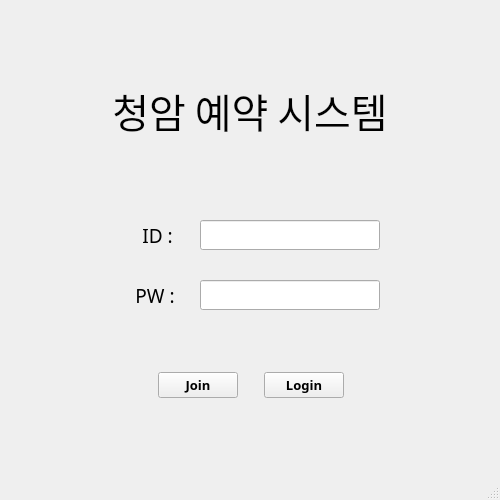
<?xml version="1.0" encoding="UTF-8"?>
<ui version="4.0">
 <class>MainWindow</class>
 <widget class="QMainWindow" name="MainWindow">
  <property name="geometry">
   <rect>
    <x>0</x>
    <y>0</y>
    <width>500</width>
    <height>500</height>
   </rect>
  </property>
  <property name="windowTitle">
   <string>MainWindow</string>
  </property>
  <widget class="QWidget" name="centralWidget">
   <widget class="QLabel" name="label">
    <property name="geometry">
     <rect>
      <x>0</x>
      <y>60</y>
      <width>500</width>
      <height>100</height>
     </rect>
    </property>
    <property name="sizePolicy">
     <sizepolicy hsizetype="Expanding" vsizetype="Expanding">
      <horstretch>0</horstretch>
      <verstretch>0</verstretch>
     </sizepolicy>
    </property>
    <property name="maximumSize">
     <size>
      <width>500</width>
      <height>500</height>
     </size>
    </property>
    <property name="font">
     <font>
      <family>HY견고딕</family>
      <pointsize>30</pointsize>
     </font>
    </property>
    <property name="text">
     <string>청암 예약 시스템</string>
    </property>
    <property name="alignment">
     <set>Qt::AlignCenter</set>
    </property>
   </widget>
   <widget class="QLabel" name="label_3">
    <property name="geometry">
     <rect>
      <x>110</x>
      <y>280</y>
      <width>90</width>
      <height>30</height>
     </rect>
    </property>
    <property name="font">
     <font>
      <family>HY견고딕</family>
      <pointsize>14</pointsize>
     </font>
    </property>
    <property name="text">
     <string>PW :</string>
    </property>
    <property name="alignment">
     <set>Qt::AlignCenter</set>
    </property>
   </widget>
   <widget class="QLineEdit" name="idEdit">
    <property name="enabled">
     <bool>true</bool>
    </property>
    <property name="geometry">
     <rect>
      <x>200</x>
      <y>220</y>
      <width>180</width>
      <height>30</height>
     </rect>
    </property>
    <property name="sizePolicy">
     <sizepolicy hsizetype="Fixed" vsizetype="Fixed">
      <horstretch>0</horstretch>
      <verstretch>0</verstretch>
     </sizepolicy>
    </property>
    <property name="echoMode">
     <enum>QLineEdit::Normal</enum>
    </property>
   </widget>
   <widget class="QLabel" name="label_4">
    <property name="geometry">
     <rect>
      <x>110</x>
      <y>220</y>
      <width>90</width>
      <height>30</height>
     </rect>
    </property>
    <property name="font">
     <font>
      <family>HY견고딕</family>
      <pointsize>14</pointsize>
     </font>
    </property>
    <property name="text">
     <string> ID :</string>
    </property>
    <property name="alignment">
     <set>Qt::AlignCenter</set>
    </property>
   </widget>
   <widget class="QLineEdit" name="pwEdit">
    <property name="enabled">
     <bool>true</bool>
    </property>
    <property name="geometry">
     <rect>
      <x>200</x>
      <y>280</y>
      <width>180</width>
      <height>30</height>
     </rect>
    </property>
    <property name="sizePolicy">
     <sizepolicy hsizetype="Fixed" vsizetype="Fixed">
      <horstretch>0</horstretch>
      <verstretch>0</verstretch>
     </sizepolicy>
    </property>
    <property name="echoMode">
     <enum>QLineEdit::Password</enum>
    </property>
   </widget>
   <widget class="QWidget" name="">
    <property name="geometry">
     <rect>
      <x>10</x>
      <y>350</y>
      <width>481</width>
      <height>71</height>
     </rect>
    </property>
    <layout class="QHBoxLayout" name="horizontalLayout_3">
     <item>
      <spacer name="horizontalSpacer_6">
       <property name="orientation">
        <enum>Qt::Horizontal</enum>
       </property>
       <property name="sizeType">
        <enum>QSizePolicy::Fixed</enum>
       </property>
       <property name="sizeHint" stdset="0">
        <size>
         <width>180</width>
         <height>20</height>
        </size>
       </property>
      </spacer>
     </item>
     <item>
      <widget class="QPushButton" name="pushButton">
       <property name="sizePolicy">
        <sizepolicy hsizetype="Minimum" vsizetype="Fixed">
         <horstretch>0</horstretch>
         <verstretch>0</verstretch>
        </sizepolicy>
       </property>
       <property name="font">
        <font>
         <family>HY견고딕</family>
         <pointsize>10</pointsize>
         <weight>75</weight>
         <bold>true</bold>
         <stylestrategy>PreferAntialias</stylestrategy>
         <kerning>false</kerning>
        </font>
       </property>
       <property name="text">
        <string>Join</string>
       </property>
      </widget>
     </item>
     <item>
      <spacer name="horizontalSpacer_5">
       <property name="orientation">
        <enum>Qt::Horizontal</enum>
       </property>
       <property name="sizeType">
        <enum>QSizePolicy::Fixed</enum>
       </property>
       <property name="sizeHint" stdset="0">
        <size>
         <width>20</width>
         <height>20</height>
        </size>
       </property>
      </spacer>
     </item>
     <item>
      <widget class="QPushButton" name="pushButton_2">
       <property name="sizePolicy">
        <sizepolicy hsizetype="Minimum" vsizetype="Fixed">
         <horstretch>0</horstretch>
         <verstretch>0</verstretch>
        </sizepolicy>
       </property>
       <property name="font">
        <font>
         <family>HY견고딕</family>
         <pointsize>10</pointsize>
         <weight>75</weight>
         <bold>true</bold>
         <stylestrategy>PreferAntialias</stylestrategy>
         <kerning>false</kerning>
        </font>
       </property>
       <property name="text">
        <string>Login</string>
       </property>
      </widget>
     </item>
     <item>
      <spacer name="horizontalSpacer_7">
       <property name="orientation">
        <enum>Qt::Horizontal</enum>
       </property>
       <property name="sizeType">
        <enum>QSizePolicy::Fixed</enum>
       </property>
       <property name="sizeHint" stdset="0">
        <size>
         <width>180</width>
         <height>20</height>
        </size>
       </property>
      </spacer>
     </item>
    </layout>
   </widget>
  </widget>
  <widget class="QStatusBar" name="statusBar"/>
 </widget>
 <layoutdefault spacing="6" margin="11"/>
 <resources/>
 <connections/>
</ui>
